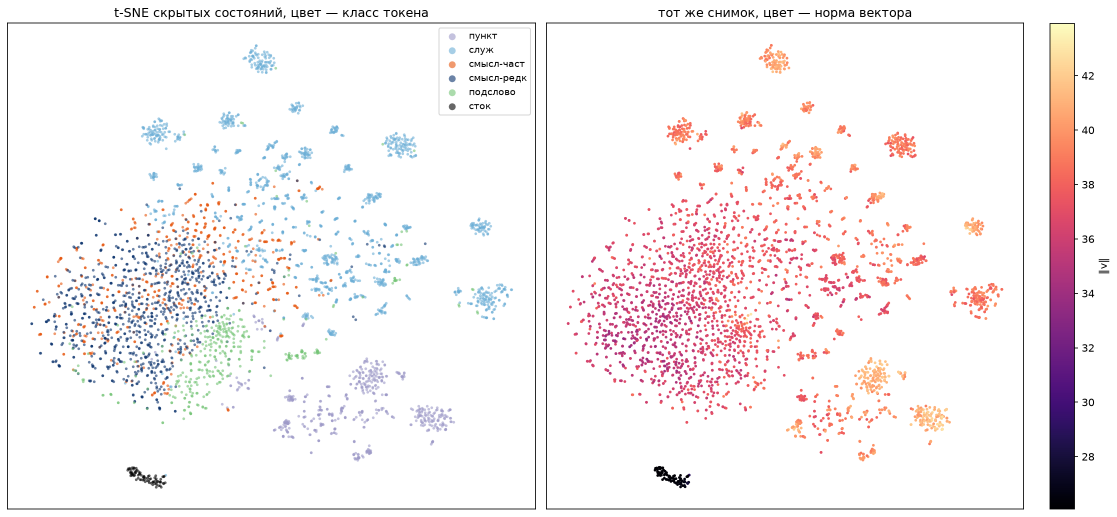
#> input picture phdq_ext/figures/token_tsne.png, 2233 x 1033 px (shown at 1/2 size); the run also reads 2 pictures not shown here
$ python make_report_pdf.py
#> lines starting #> are read from the running program, lines starting #| are printed output that depends on the picture
"""Assemble the session's findings into a PDF with the figures.

There is no pandoc or LaTeX on this machine, so the pages are laid out directly
with matplotlib: a title, a body of wrapped text, and one figure per page read
back from figures/. Nothing is recomputed here -- every number quoted is one
that appears in results/GEOMETRY.md and came out of the scripts named on the
page, so this file is a presentation layer and not a source of results.
"""
import os
import sys
import textwrap

import matplotlib

matplotlib.use("Agg")
import matplotlib.image as mpimg
import matplotlib.pyplot as plt
import numpy as np
import pandas as pd
from matplotlib.backends.backend_pdf import PdfPages

HERE = os.path.dirname(__file__)
BASE = os.path.join(HERE, "..")
FIG = os.path.join(BASE, "figures")
A4 = (8.27, 11.69)
INK = "#1a1a1a"
GREY = "#666666"
ACCENT = "#a63603"


def page(pdf, title, body, image=None, caption=None, subtitle=None,
         img_frac=0.52):
    """One page: heading, wrapped body text, and a figure under it."""
    fig = plt.figure(figsize=A4)
    fig.patch.set_facecolor("white")
    y = 0.955
    fig.text(0.07, y, title, fontsize=17, color=INK, va="top", weight="bold")
    y -= 0.033
    if subtitle:
        fig.text(0.07, y, subtitle, fontsize=10.5, color=ACCENT, va="top")
        y -= 0.024
    y -= 0.012
    for para in body:
        if para.startswith("•"):
            wrapped = textwrap.wrap(para[1:].strip(), 92)
            for j, line in enumerate(wrapped):
                fig.text(0.085 if j else 0.075, y,
                         ("• " if j == 0 else "") + line, fontsize=9.8,
                         color=INK, va="top")
                y -= 0.0175
            y -= 0.004
        elif para.startswith("`"):
            for line in para.strip("`").split("\n"):
                fig.text(0.075, y, line, fontsize=8.6, color="#333",
                         va="top", family="monospace")
                y -= 0.0155
            y -= 0.006
        else:
            for line in textwrap.wrap(para, 95):
                fig.text(0.07, y, line, fontsize=9.8, color=INK, va="top")
                y -= 0.0175
            y -= 0.008
    if image:
        path = os.path.join(FIG, image)
        if os.path.exists(path):
            img = mpimg.imread(path)
            h, w = img.shape[:2]
            top = y - 0.015
            cap_lines = textwrap.wrap(caption, 108) if caption else []
            # the caption needs its own room, or a wide figure pushes it off
            cap_h = 0.016 * len(cap_lines) + (0.012 if cap_lines else 0)
            avail_h = top - 0.05 - cap_h
            box_w = 0.94
            page_ar = A4[0] / A4[1]
            want_h = box_w * (h / w) * page_ar
            if want_h > avail_h:
                box_w *= avail_h / want_h
                want_h = avail_h
            # centre the block in whatever room is left rather than hanging it
            # from the text, so a short wide figure does not float
            bottom = 0.05 + cap_h + (avail_h - want_h) / 2
            ax = fig.add_axes([(1 - box_w) / 2, bottom, box_w, want_h])
            ax.imshow(img, interpolation="none")
            ax.axis("off")
            cy = bottom - 0.014
            for line in cap_lines:
                fig.text(0.5, cy, line, fontsize=8.2, color=GREY,
                         ha="center", va="top")
                cy -= 0.016
    pdf.savefig(fig, dpi=400)
    plt.close(fig)


def title_page(pdf):
    fig = plt.figure(figsize=A4)
    fig.patch.set_facecolor("white")
    fig.text(0.07, 0.88, "Геометрия облака токенов", fontsize=27, color=INK,
             weight="bold")
    fig.text(0.07, 0.835, "что меряет размерность на разных масштабах",
             fontsize=15, color=ACCENT)
    fig.text(0.07, 0.79, "Отчёт по сессии, 2026-09-07", fontsize=10.5,
             color=GREY)
    lines = [
        "Считано на 120 человеческих текстах COLING, ModernBERT-base,",
        "последний скрытый слой, L = 201 токен — 72 000 рёбер MST.",
        "",
        "Главный вывод одной фразой:",
    ]
    y = 0.72
    for ln in lines:
        fig.text(0.07, y, ln, fontsize=11, color=INK)
        y -= 0.024
    box = ("Облако — тонкая оболочка, на которой каждый тип токена занимает\n"
           "ячейку примерно постоянного размера. Вся геометрия MST решается\n"
           "одним вопросом: есть ли у токена второй экземпляр в выборке.\n"
           "Есть — он и ближайший сосед, ребро короткое, это мелкая полоса.\n"
           "Нет — ближайшим оказывается чужой, ребро длинное, это крупная.")
    fig.text(0.07, 0.60, box, fontsize=12.5, color=INK, va="top",
             linespacing=1.7,
             bbox=dict(boxstyle="round,pad=0.9", fc="#f5f2ee", ec="#d8d0c6"))
    y = 0.40
    fig.text(0.07, y, "Содержание", fontsize=13, color=INK, weight="bold")
    y -= 0.032
    for n, s in [
            ("1", "Сток внимания: артефакт энкодера внутри каждого измерения"),
            ("2", "Состав рёбер: фазовый переход на 40-м перцентиле"),
            ("3", "Ось, которая всё решает, — двойник, а не частота"),
            ("4", "Хапаксы не с краю облака, а в пустоте"),
            ("5", "Ячейки и каркас: две геометрии в одном облаке"),
            ("5а", "Те же ячейки на реальных данных"),
            ("5б", "То же со всеми классами токенов"),
            ("6", "Перемешивание слов и синтетический контроль"),
            ("7", "Что закрыто, что осталось")]:
        fig.text(0.075, y, n, fontsize=11, color=ACCENT, weight="bold")
        fig.text(0.105, y, s, fontsize=11, color=INK)
        y -= 0.027
    fig.text(0.07, 0.06,
             "Полный разбор с таблицами: phdq_ext/results/GEOMETRY.md\n"
             "Скрипты: phdq_ext/experiments/", fontsize=8.5, color=GREY)
    pdf.savefig(fig, dpi=400)
    plt.close(fig)


def main():
    out = os.path.join(BASE, "report", "geometry_session.pdf")
    os.makedirs(os.path.dirname(out), exist_ok=True)
    have_syn = synthetic_panel()
    with PdfPages(out) as pdf:
        title_page(pdf)

        page(pdf, "1. Сток внимания",
             subtitle="2.2% токенов — точечная масса, которой в тексте нет",
             body=[
                 "В облаке ModernBERT сидит группа из 2.24% токенов с нормой "
                 "26.3 против 36–40 у всех остальных. Взаимный косинус внутри "
                 "группы 0.987, среднее взаимное расстояние 4.1 против 30–33. "
                 "Направление одно и то же во всех текстах: косинус члена с "
                 "центром группы 0.993, у обычного токена 0.233.",
                 "Группа есть в каждом тексте без исключения, 6–28 штук, "
                 "равномерно по документу, и состоит почти целиком из "
                 "Ġthe (41%), . (28%), Ġto (10%), , (6%). Это свойство "
                 "энкодера, а не текста.",
                 "Она даёт оба конца распределения рёбер сразу: 18% самых "
                 "коротких 10% (длина 0.10 от средней) и 4.9% самых длинных "
                 "10% — перемычку, которой MST подключает массу к облаку.",
                 "Удаление стока, 40 текстов, 6 зёрен, два независимых прогона:",
                 "`крупная  16.83 -> 18.93   +12.4%   (повтор +11.5%)\n"
                 "мелкая    3.44 ->  3.98   +15.3%   (повтор +14.9%)\n"
                 "средняя  13.61 -> 14.31    +5.0%   (повтор  +4.1%)`",
                 "Это две трети порога детектора (20%), сидящие внутри каждого "
                 "измерения. Но с межтекстовым разбросом доля стоков не "
                 "коррелирует (r = −0.08 / −0.11 / +0.04) — постоянный сдвиг "
                 "уровня, а не источник различий. Убирать стоит по умолчанию.",
                 "Оговорка: «сток внимания» — интерпретация. Измерена "
                 "геометрия; веса внимания не смотрели, и норма здесь малая, "
                 "тогда как в литературе у стоков обычно большая.",
             ],
             image="token_tsne.png",
             caption="t-SNE облака: слева по классу токена, в центре по "
                     "однократности, справа по норме. Сток — чёрный остров "
                     "внизу слева.  [token_geometry.py, sink_cluster.py]")
#> in page, img is the input picture: shape (1033, 2233, 4) float32; mean R, G, B, A 0.967, 0.95, 0.954, 1

        page(pdf, "2. Состав рёбер по масштабу",
             subtitle="распределение длин двухфазно, переход на 40-м перцентиле",
             body=[
                 "Рёбра MST каждого текста отсортированы по длине и разрезаны "
                 "на 20 равных бинов; каждое ребро попадает ровно в одну "
                 "ячейку таксономии, так что бин суммируется в 100%.",
                 "Ниже 40-го перцентиля — почти только повторы одного и того "
                 "же токена, выше — почти только разные. Доля «= служебное» "
                 "падает 54% → 12.7% → 3.0% на бинах 25–30%, 40–45%, 50–55%. "
                 "Разных смысловых слов среди 10% самых коротких рёбер ноль.",
                 "Полоса — это диапазон q, то есть набор перцентильных срезов. "
                 "В переводе на состав:",
                 "`                один токен   служ./пункт.   два смысловых   >=1 hapax\n"
                 "мелкая  (0-40%)      86.9%         66.9%           2.4%        3.5%\n"
                 "средняя (30-100%)     6.6%         32.5%          41.0%       63.2%\n"
                 "крупная (50-100%)     1.4%         29.8%          35.9%       66.2%`",
                 "Мелкая и крупная не имеют общих ячеек — и на 626 текстах их "
                 "отклонения коррелируют всего на 0.22, тогда как средняя с "
                 "крупной на 0.68. Композиция предсказала корреляции.",
             ],
             image="edge_taxonomy.png",
             caption="Состав рёбер по 5%-бинам длины, сверху отмечены окна "
                     "трёх полос.  [edge_taxonomy.py, band_composition.py]")
#> call 2 of page, with title = '2. Состав рёбер по масштабу', image = 'edge_taxonomy.png', img_frac = 0.52
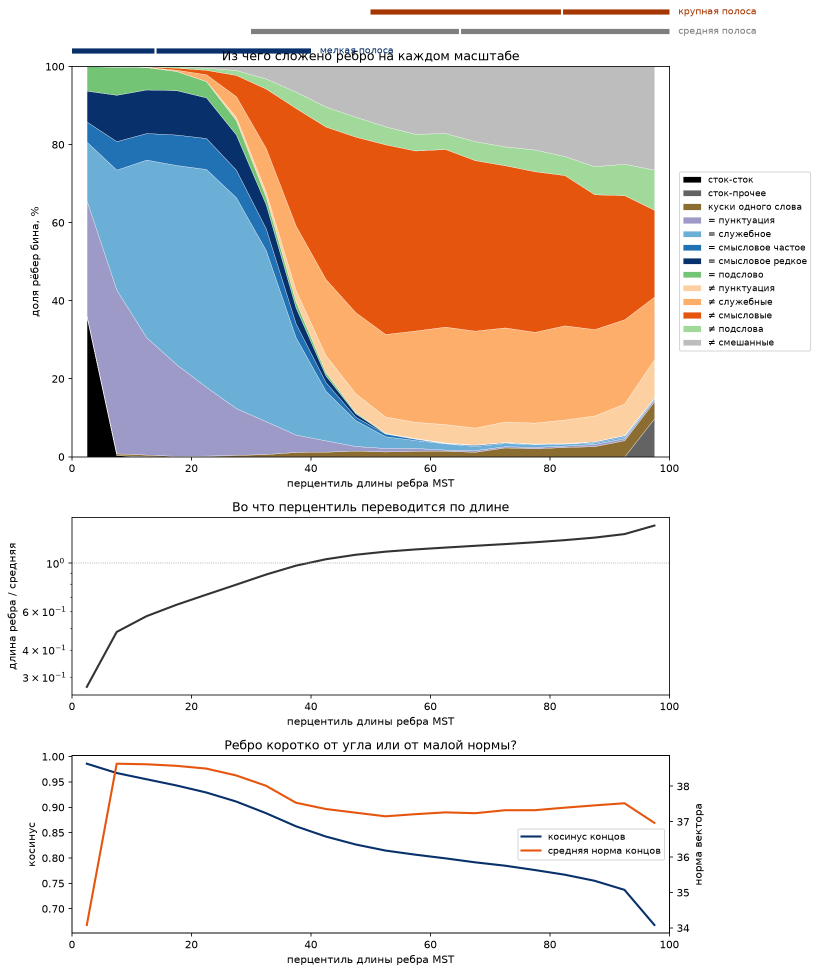
#> input picture phdq_ext/figures/edge_taxonomy.png, 1636 x 1946 px (shown at 1/2 size)
#> in page, img is the input picture: shape (1946, 1636, 4) float32; mean R, G, B, A 0.894, 0.855, 0.833, 1

        page(pdf, "3. Решает двойник, а не частота",
             subtitle="корпусный ранг не разделяет ничего, кратность — всё",
             body=[
                 "Таксономия делила смысловые слова по корпусной частоте, и "
                 "две половины оказались неразличимы: норма 36.5 против 36.3, "
                 "расстояния 29.8 против 30.0. Разрез, который ничего не "
                 "разделяет, — не разрез.",
                 "Разделяет другое. P(вершина — лист на длинном черешке) при "
                 "базовом уровне 12.0%:",
                 "`встречается один раз в выборке   24.9%  против  0.4%   59x\n"
                 "hapax в документе                23.6%  против  6.4%    3.7x\n"
                 "редкий в корпусе (ранг > 1000)   16.6%  против 10.3%    1.6x\n"
                 "смысловое редкое                 14.0%  против 11.8%    1.2x`",
                 "Из токенов, у которых двойник в выборке есть, длинными "
                 "листьями становятся 0.4%. Перекрёст показывает, что "
                 "корпусная редкость — не мягкая версия однократности, а "
                 "другой признак: среди hapax она вероятность понижает "
                 "(26.3% → 21.3%).",
                 "Заодно исправлена ошибка в отчёте: градиент «реже → короче "
                 "вектор» (r = −0.70) почти целиком межклассовый. Внутри "
                 "служебных и пунктуации −0.50, внутри смысловых −0.11.",
             ],
             image="leaf_class.png",
             caption="Слева: распределение самого длинного ребра вершины по "
                     "классу — кривые двух половин смысловых лежат друг на "
                     "друге. В центре: то же по однократности, распределение "
                     "бимодально.  [leaf_class.py]")
#> call 3 of page, with title = '3. Решает двойник, а не частота', image = 'leaf_class.png', img_frac = 0.52
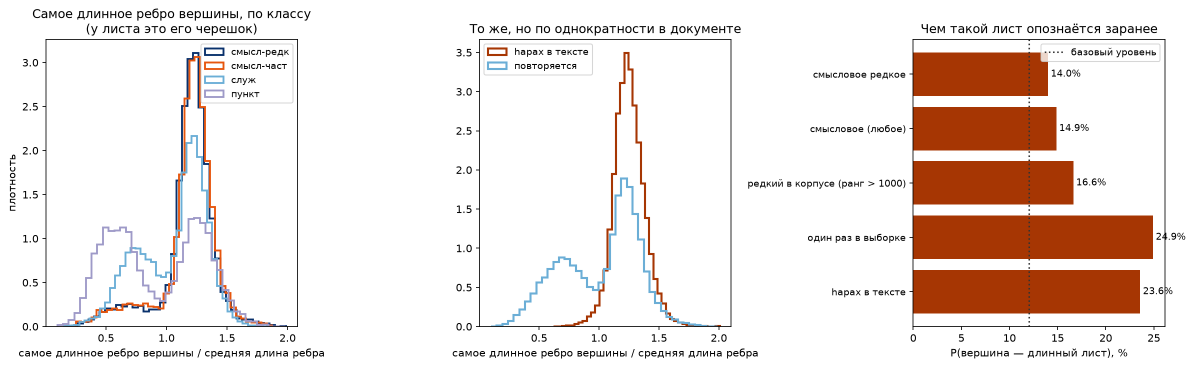
#> input picture phdq_ext/figures/leaf_class.png, 2386 x 733 px (shown at 1/2 size)
#> in page, img is the input picture: shape (733, 2386, 4) float32; mean R, G, B, A 0.935, 0.897, 0.878, 1

        page(pdf, "4. Хапаксы не с краю облака",
             subtitle="не удалённость, а локальная пустота",
             body=[
                 "Напрашивалась картинка «облако, из которого торчат хапаксы». "
                 "Измерение на 11 779 вершинах её опровергает:",
                 "`                     до центра   до ближайшего   до всех\n"
                 "повторяется              23.08          15.32       32.79\n"
                 "hapax                    22.55          23.63       32.30\n"
                 "Коэн d                   -0.18          +1.81       -0.20`",
                 "По радиусу хапаксы сидят там же, где все, даже чуть ближе к "
                 "центру. Отличается только ближайший сосед. Это разница между "
                 "«далеко от всех» и «рядом никого», и у нас второе — поэтому "
                 "проекция облака в 2D этого не покажет никогда, а дерево "
                 "показывает: дерево строится по ближайшим соседям.",
                 "Контроль на подмену: служебные слова повторяются по "
                 "необходимости, смысловые часто однократны, так что «тело "
                 "против хапаксов» могло быть «служебные против смысловых». Не "
                 "могло: на одних смысловых словах эффект вдвое сильнее, "
                 "d = +2.80, и среди длинных листьев 98.2% хапаксы при базовом "
                 "уровне 52.8%.",
             ],
             image="hapax_picture_50_content.png",
             caption="Только смысловые слова: служебные, пунктуация и сток "
                     "убраны. Красные — однократные. Врезка несёт само "
                     "утверждение.  [hapax_picture.py]")
#> call 4 of page, with title = '4. Хапаксы не с краю облака', image = 'hapax_picture_50_content.png', subtitle = 'не удалённость, а локальная пустота', img_frac = 0.52
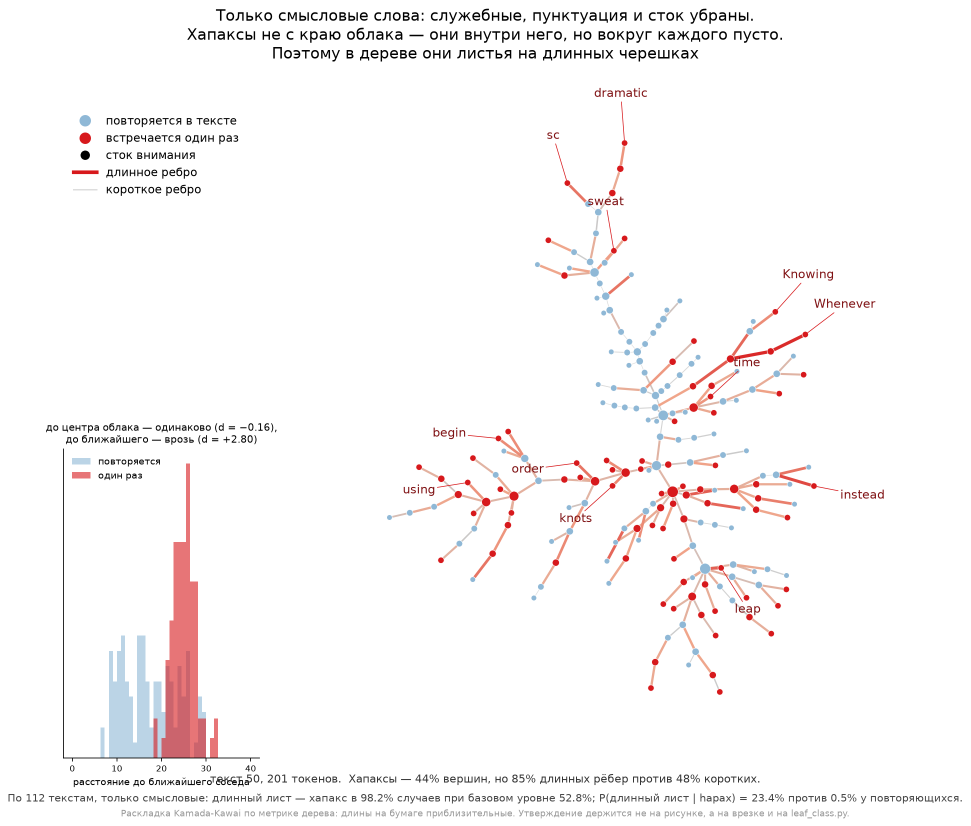
#> input picture phdq_ext/figures/hapax_picture_50_content.png, 1941 x 1652 px (shown at 1/2 size)
#> in page, img is the input picture: shape (1652, 1941, 4) float32; mean R, G, B, A 0.98, 0.972, 0.973, 1
#> (the rest of the program and of its run is left out)
